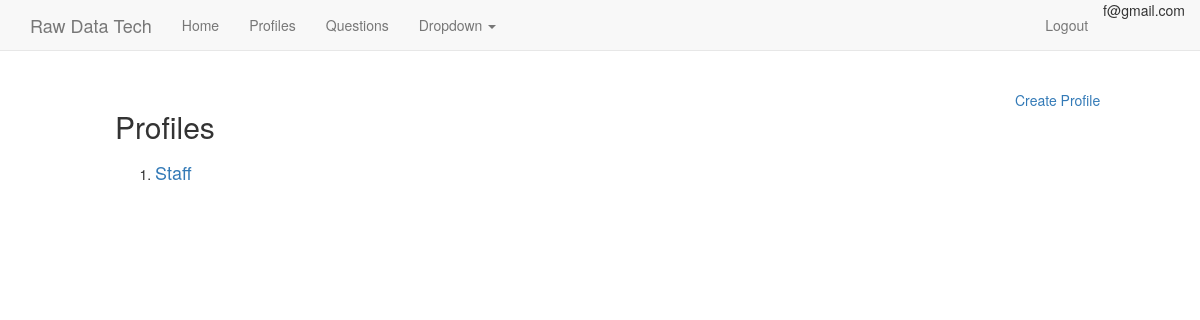
Page /profiles/ (signed in) on the earlier database version.
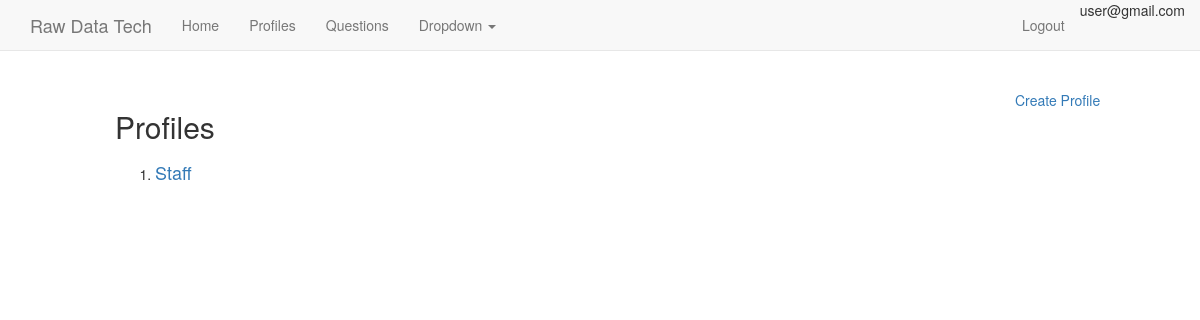
Same page on the later database version.
### recruits/models.py (models this page shows, shortened)
class CustomUser(AbstractBaseUser, PermissionsMixin):
    email = models.EmailField(unique=True)
    name = models.CharField(max_length=30)
    address = models.CharField(max_length=50)
    date_joined = models.DateTimeField(auto_now_add=True)
    is_active = models.BooleanField(default=True)
    is_staff = models.BooleanField(default=False)
    objects = UserManager()
    USERNAME_FIELD = 'email'
    REQUIRED_FIELDS = []
    class Meta:
        verbose_name = 'user'
        verbose_name_plural = 'users'
    def __str__(self):
        return self.email

class Profile(models.Model):
    user = models.ForeignKey(settings.AUTH_USER_MODEL, related_name='profiles')
    name = models.CharField(max_length=40)
    email = models.EmailField()
    location = models.CharField(max_length=20,)
    current_ctc = models.DecimalField(max_digits=3, decimal_places=2,)
    expected_ctc = models.DecimalField(max_digits=3, decimal_places=2,)
    notice_period = models.IntegerField()
    resume = models.FileField(upload_to='docs/', blank=True)
    recording = models.FileField(upload_to='media/', blank=True)
    recording_optional = models.FileField(blank=True)

### recruits/views.py (the view)
# urls.py: url(r'profiles/$', profile_list, name='profile-list'),
def profile_list(request):
    users = CustomUser.objects.all()
    if not request.user.is_authenticated():
        return redirect("recruits:login")
    if request.user.is_authenticated() and request.user.is_superuser:
        profiles = Profile.objects.all().order_by('user')
    elif request.user.is_authenticated():
        profiles = Profile.objects.filter(user=request.user)
    context = {
        'profiles': profiles,
        'users': users,
    }
    return render(request, 'recruits/profile_list.html', context)

### recruits/templates/recruits/profile_list.html
{% extends "recruits/base.html" %}
{% block content %}
<br>
<a class='pull-right col-sm-2 col-sm-offset-1' href='{% url 'recruits:profile-create' %}'>Create Profile</a>
	  <h2 class="col-sm-6 col-sm-offset-1">Profiles</h2>
	  <div class='col-sm-6 col-sm-offset-1'>
	  <ol>
	    {% for profile in profiles %}
	      <li><a href='{{ profile.id }}/'><h4>{{ profile.name }}</h4></a></li>
	    {% endfor %}
	  </ol>
</div>
{% endblock %}

### recruits/templates/recruits/navbar.html (shortened to what this page needs)
<nav class="navbar navbar-default navbar-static-top">
  <div class="container">
    <div class="navbar-header">
      <a class="navbar-brand" href="#">Raw Data Tech</a>
    </div>
    <div id="navbar" class="navbar-collapse collapse">
      <ul class="nav navbar-nav">
        <li><a href="{% url 'recruits:home' %}">Home</a></li>
         <li><a href='{% url "recruits:profile-list" %}'>Profiles</a></li></li>
          {% if request.user.is_authenticated %}
          <li><a href='{% url "questions:question-list" %}'>Questions</a></li></li>
          {% endif %}
        <li class="dropdown">
          <a href="#" class="dropdown-toggle" data-toggle="dropdown" role="button" aria-haspopup="true" aria-expanded="false">Dropdown <span class="caret"></span></a>
        </li>
      </ul>
      <ul class="nav navbar-nav navbar-right">
        {% if request.user.is_authenticated and not request.user.is_superuser %}
          <li class='pull-right'>{{ request.user }}<span class="sr-only">(current)</span></li>
          <li class='pull-right'><a  href='{% url "recruits:logout" %}'>Logout</a></li>
          {% elif request.user.is_authenticated and request.user.is_superuser %}
          <li class='pull-right acc-align'>{{ request.user }}<span class="sr-only">(current)</span></li>
          <li class='pull-right'><a  href='{% url "recruits:logout" %}'>Logout</a></li>
          <li class='pull-right'><a  href='/admin'>Admin Interface</a></li>
          {% else %}
          <li class='pull-right'><a  href='{% url "recruits:login" %}'>Login</a></li>
          {% endif %}
      </ul>
    </div>
  </div>
</nav>

Differences in the rows shown:
changed CustomUser: user "f@gmail.com" → "user@gmail.com"
